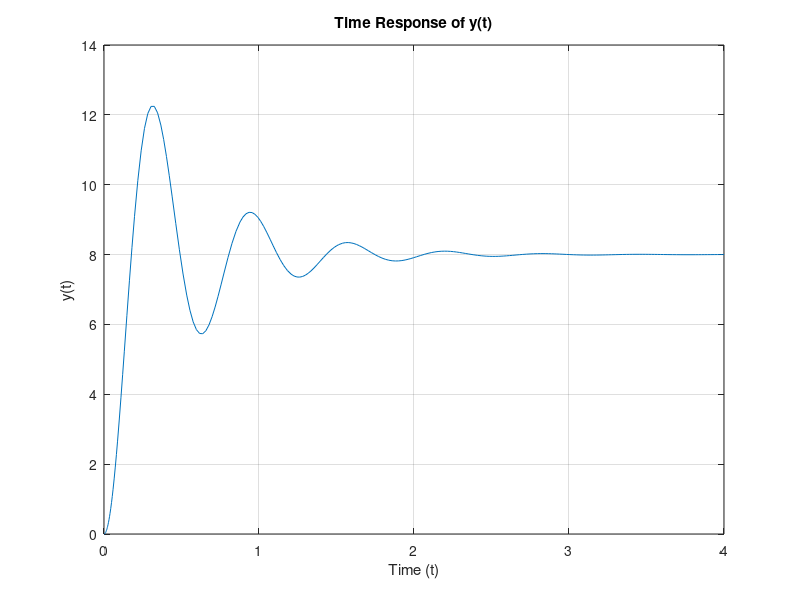

MATLAB code for this plot:
% Define the differential equation
dydt1 = @(t, y, z) z;
dydt2 = @(t, y, z) 832 - 4 * z - 104 * y;

% Define the initial conditions
y0 = 0;
z0 = 0;

% Define the time span
tspan = [0 4];

% Solve the differential equation using ode45
[t, sol] = ode45(@(t, sol) [dydt1(t, sol(1), sol(2)); dydt2(t, sol(1), sol(2))], tspan, [y0, z0]);

% Extract the y(t) values
y = sol(:, 1);

% Plot the time response
plot(t, y);
xlabel('Time (t)');
ylabel('y(t)');
title('Time Response of y(t)');
axis([0 4 0 14]);
grid on;

% Find the value of y(t) for t = 1 sec
y_value_at_t = interp1(t, y, 1)
